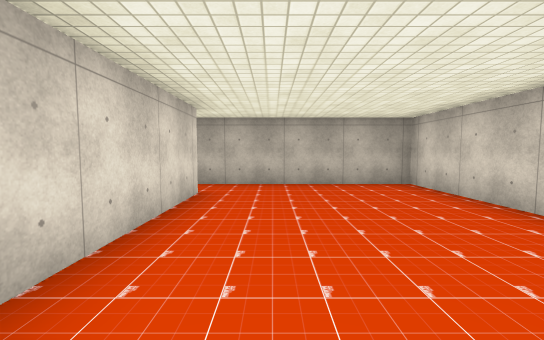
View 1 (above)

12 first-person views from a walk through a scene from a Unity 3-D project. The camera is 1.4 m above the floor, tilts 4° down and sees 90° across. The floor is counted in squares, 2 m on a side. Each view is taken from the middle of a square. On the plan, view 1 faces up. The plan holds only what a view shows up to about 9 squares ahead; the rest is blank. The place goes on beyond the plan. The player character is not drawn. Some surface patterns are stand-ins.

View 2
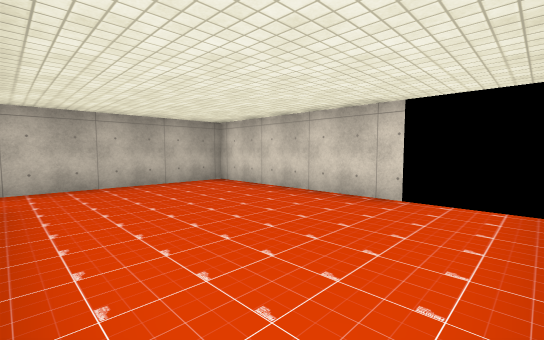

View 3
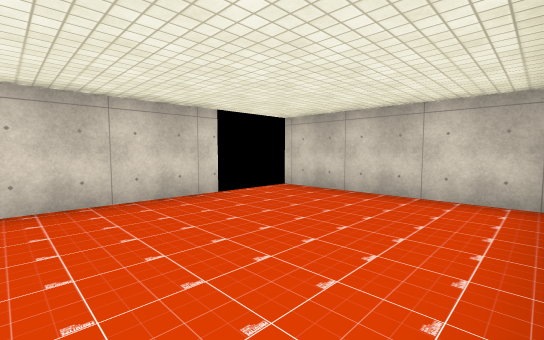

View 4
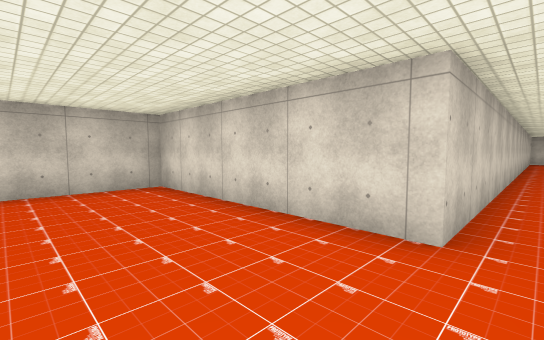

View 5
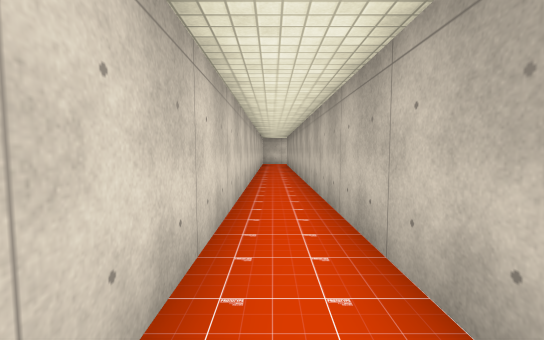

View 6
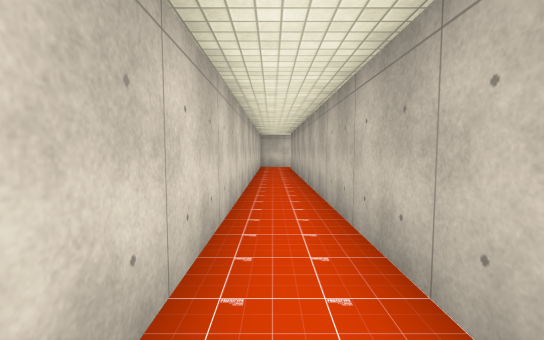

View 7
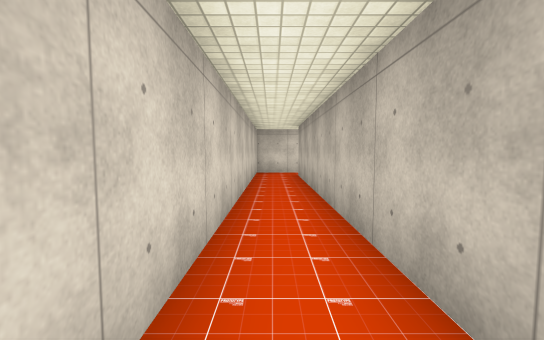

View 8
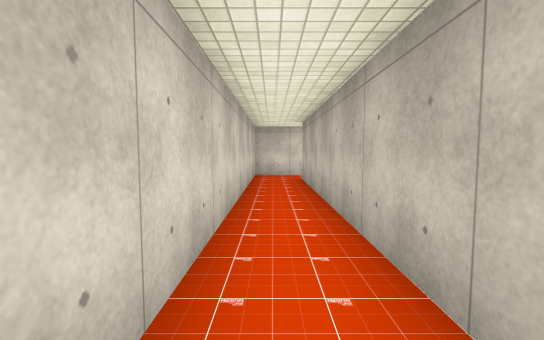

View 9
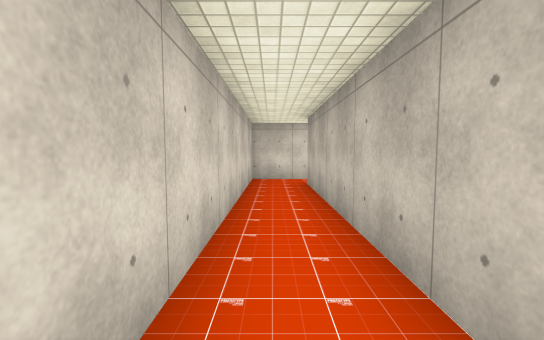

View 10
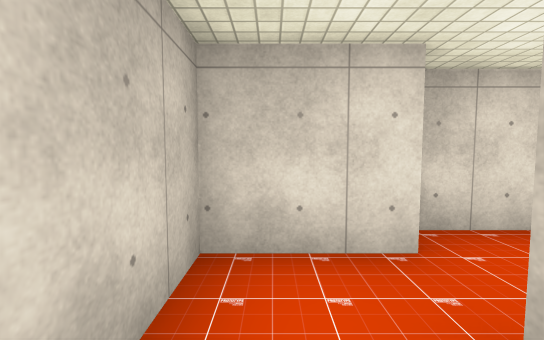

View 11
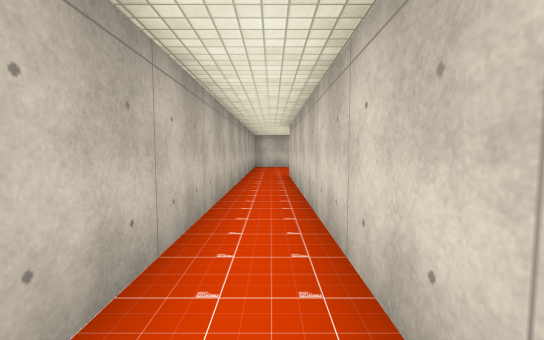

View 12
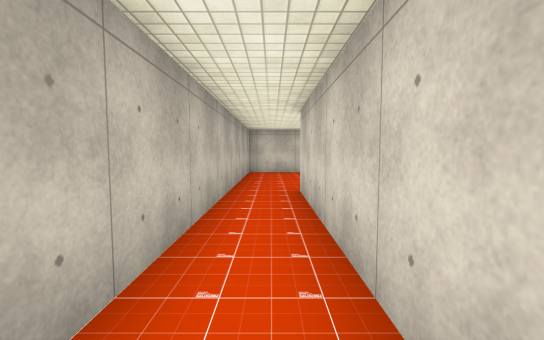

### Floor plan
Points are (right, up) in squares from view 1. A wall is a line through its corners. A room is listed if a view was taken in it or the views show most of it. See-through windows are left out.
Room 1 (views 1, 2, 3, 4)
walls: (2.9, 1.2) (2.9, 5.8) (-1.6, 5.8); (-1.2, 4.5) (-1.2, -0.3) (3, -0.3)
ways out: opening at (-2, 5) to room 2
Room 2 (views 5, 6, 7, 8, 9, 10, 11, 12)
walls: (-17.8, 6.1) (-17.8, 4.5) (-1.2, 4.5); (-18.4, 7.4) (-18.4, 6.2); (-1.6, 5.8) (-16.9, 5.8)
ways out: opening at (-2, 5) to room 1

Where each view was taken, in squares from view 1:
view 1: 0 up, 0 right, facing up
view 2: 0 up, 1 left, facing up-right
view 3: 4 up, 1 left, facing down-right
view 4: 5 up, 1 right, facing down-left
view 5: 5 up, 3 left, facing left
view 6: 5 up, 6 left, facing left
view 7: 5 up, 9 left, facing left
view 8: 5 up, 10 left, facing left
view 9: 5 up, 11 left, facing left
view 10: 5 up, 16 left, facing left
view 11: 5 up, 9 left, facing right
view 12: 5 up, 6 left, facing right
